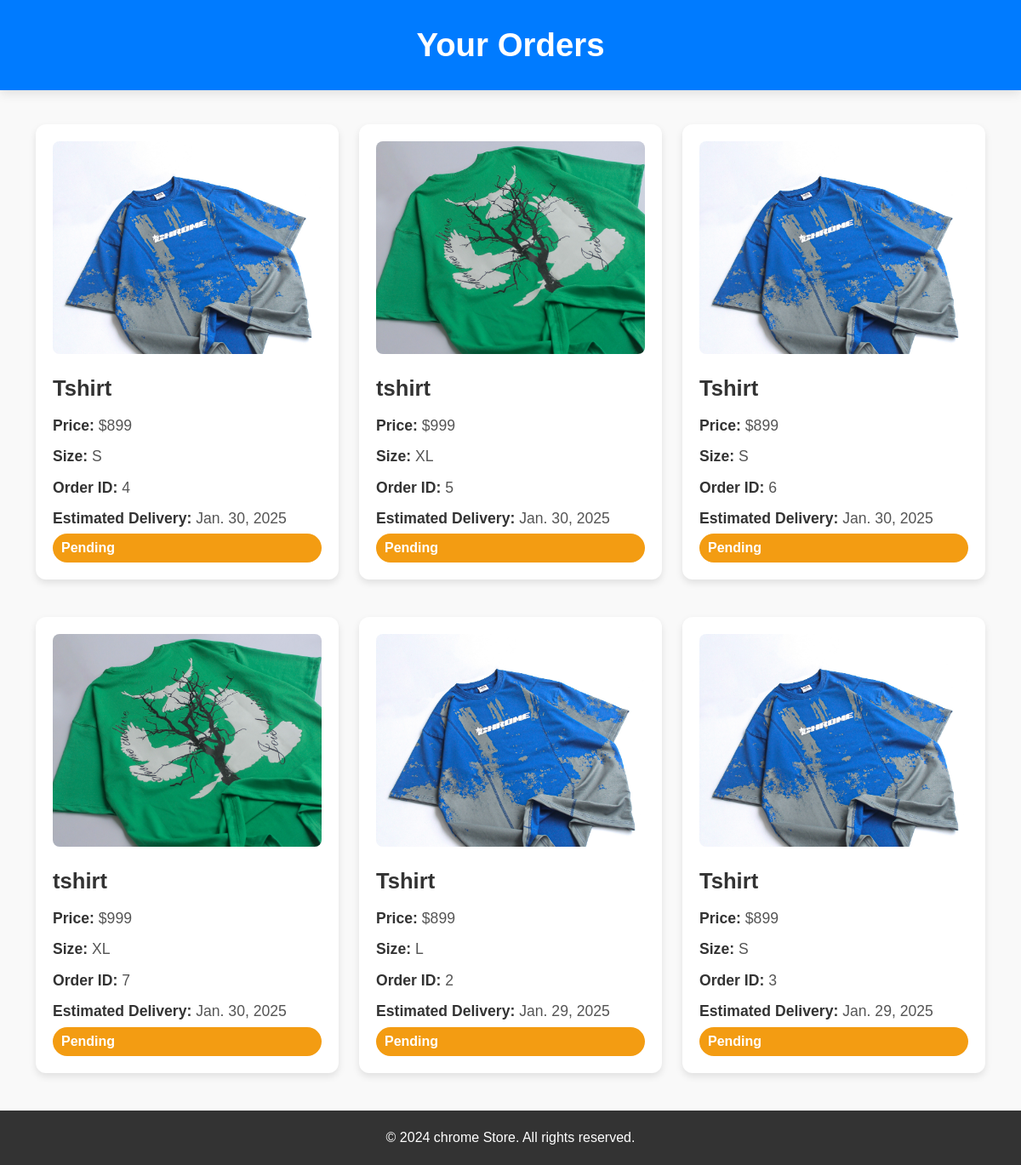
Screenshot of /user_booking (signed in) with the database file from the repository.
### app/models.py (models this page shows, shortened)
class Product(models.Model):
    pro_id = models.TextField()
    name = models.TextField()
    price = models.IntegerField()
    offer_price = models.IntegerField()
    img = models.FileField()
    rating = models.TextField()
    dis = models.TextField()
    sizes = models.ManyToManyField(Size, related_name='Sizes')
    quantity = models.PositiveIntegerField(default=0)  # New field for stock quantity

class Size(models.Model):
    size = models.CharField(max_length=10)  # E.g., '6', '7', '8.5', '9', '10'
    def __str__(self):
        return self.size

### app/views.py (the view)
# urls.py: path('user_booking',views.user_booking),
def user_booking(req):
    user = User.objects.get(username=req.session['user'])
    buy = Buy.objects.filter(user=user).order_by('-date')
    orders = Order.objects.all().order_by('-created_at')
    enriched_buy = []
    for order in buy:
        enriched_buy.append({
            'product': order.product,
            'price': order.price,
            'size': order.size,
            'order_id': order.id,
            'status': 'Pending',
            'estimated_delivery': order.date + timezone.timedelta(days=5),
        })
    return render(req, 'user/bookings.html', {'buy': enriched_buy, 'orders': orders})

### templates/user/bookings.html (shortened to what this page needs)
<!DOCTYPE html>
<html lang="en">
<head>
    <link href="https://cdn.jsdelivr.net/npm/bootstrap@5.3.3/dist/css/bootstrap.min.css" rel="stylesheet">
</head>
<body>
    <header>
        <h1>Your Orders</h1>
    </header>
    <div class="container">
        <div class="row">
            {% for order in buy %}
            <div class="col-lg-4 col-md-6 col-sm-12 mb-4">
                <div class="order-card">
                    <img src="{{ order.product.img.url }}" alt="{{ order.product.name }}" class="img-fluid">
                    <h4>{{ order.product.name }}</h4>
                    <p><strong>Price:</strong> ${{ order.price }}</p>
                    <p><strong>Size:</strong> {{ order.size }}</p>
                    <p><strong>Order ID:</strong> {{ order.order_id }}</p>
                    <p><strong>Estimated Delivery:</strong> {{ order.estimated_delivery }}</p>
                    <div class="order-status
                        {% if order.status == 'Pending' %}order-status-pending
                        {% elif order.status == 'Shipped' %}order-status-shipped
                        {% elif order.status == 'Delivered' %}order-status-delivered
                        {% endif %}">
                        {{ order.status }}
                    </div>
                </div>
            </div>
            {% endfor %}
        </div>
    </div>
    <footer>
        <p>&copy; 2024 chrome Store. All rights reserved.</p>
    </footer>
</body>
</html>

### templates/user/bookings.html (style rules this page uses)
body { font-family: 'Helvetica', sans-serif; background-color: #f9f9f9; color: #333; }
header { background-color: #007bff; color: white; padding: 30px 0; text-align: center; box-shadow: 0 4px 12px rgba(0, 0, 0, 0.1); }
header h1 { font-size: 2.4rem; margin: 0; font-weight: 700; }
.container { margin-top: 40px; }
.order-card { background: #fff; border-radius: 12px; padding: 20px; box-shadow: 0 4px 8px rgba(0, 0, 0, 0.1); margin-bottom: 20px; transition: transform 0.3s ease-in-out, box-shadow 0.3s ease-in-out; display: flex; flex-direction: column; justify-content: space-between; }
.order-card img { width: 100%; height: 250px; object-fit: cover; border-radius: 8px; margin-bottom: 15px; }
.order-card h4 { font-size: 1.6rem; margin: 10px 0; font-weight: 600; color: #333; }
.order-card p { font-size: 1.1rem; margin: 5px 0; color: #555; }
.order-card p strong { color: #333; }
.order-card .order-status { font-weight: bold; padding: 5px 10px; border-radius: 20px; color: #fff; display: inline-block; }
.order-status-pending { background-color: #f39c12; }
footer { background-color: #333; color: white; text-align: center; padding: 20px; position: relative; bottom: 0; width: 100%; font-size: 1rem; }
footer p { margin: 0; }

### rows the page displays
Product: product.img (picture), product.name "Tshirt", price "899", size "S", order_id "4", estimated_delivery "Jan. 30, 2025", status "Pending", order_id "6", size "L", order_id "2", estimated_delivery "Jan. 29, 2025", order_id "3"
Product: product.img (picture), product.name "tshirt", price "999", size "XL", order_id "5", estimated_delivery "Jan. 30, 2025", status "Pending", order_id "7"
